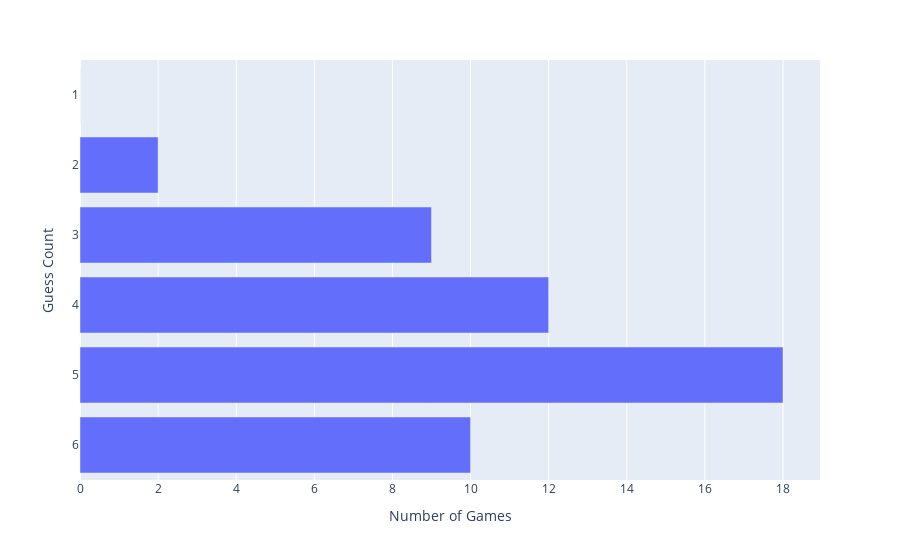

Notebook source saved alongside this figure:
### Code cell
fig = px.bar(x = michael_guesscount, y = x_range, orientation = 'h',
            labels = {
                'x' : 'Number of Games',
                'y' : 'Guess Count'
            })
fig.update_traces(hovertemplate=None)
fig.update_layout(hovermode="y")

### Figure 1 — Plotly figure (JSON) as saved in the notebook; plotly's stock layout.template omitted (floating-point values rounded to 4 significant figures)
{"data": [{"alignmentgroup": "True", "legendgroup": "", "marker": {"color": "#636efa", "pattern": {"shape": ""}}, "name": "", "offsetgroup": "", "orientation": "h", "showlegend": false, "textposition": "auto", "type": "bar", "x": [10, 18, 12, 9, 2, 0], "xaxis": "x", "y": ["6", "5", "4", "3", "2", "1"], "yaxis": "y"}], "layout": {"autosize": true, "barmode": "relative", "hovermode": "y", "legend": {"tracegroupgap": 0}, "margin": {"t": 60}, "xaxis": {"anchor": "y", "autorange": true, "domain": [0, 1], "range": [0, 18.95], "title": {"text": "Number of Games"}, "type": "linear"}, "yaxis": {"anchor": "x", "autorange": true, "domain": [0, 1], "range": [-0.5, 5.5], "title": {"text": "Guess Count"}, "type": "category"}}}
